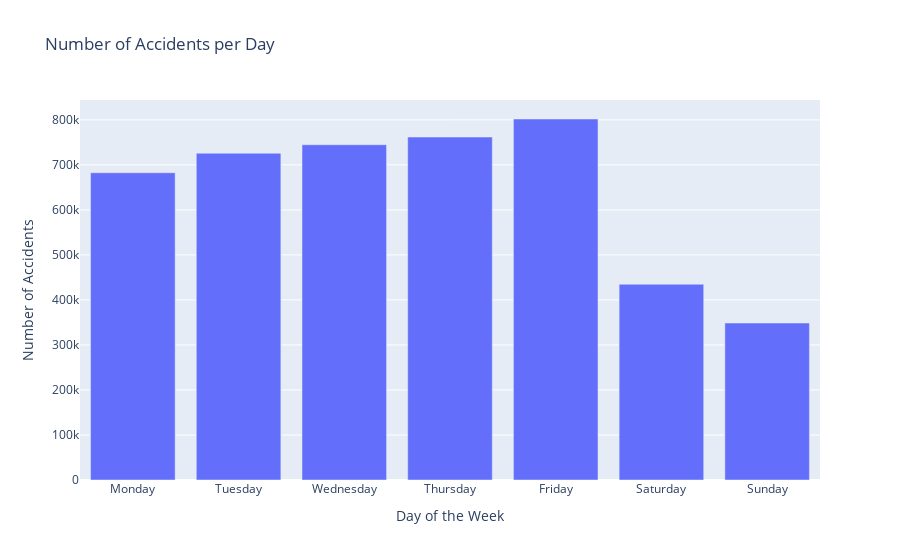

This figure's notebook cell:
### Code cell
SingleBarChart(df_acc, 'Daily', Sampling_Factor).show()

### Figure 1 — Plotly figure (JSON) as saved in the notebook; plotly's stock layout.template omitted (floating-point values rounded to 4 significant figures)
{"data": [{"alignmentgroup": "True", "hovertemplate": "Day of the Week=%{x}<br>Number of Accidents=%{y}<extra></extra>", "legendgroup": "", "marker": {"color": "#636efa", "pattern": {"shape": ""}}, "name": "", "offsetgroup": "", "orientation": "v", "showlegend": false, "textposition": "auto", "type": "bar", "x": ["Monday", "Tuesday", "Wednesday", "Thursday", "Friday", "Saturday", "Sunday"], "xaxis": "x", "y": [682500, 725900, 744700, 761800, 801900, 434800, 348700], "yaxis": "y"}], "layout": {"barmode": "relative", "legend": {"tracegroupgap": 0}, "title": {"text": "Number of Accidents per Day"}, "xaxis": {"anchor": "y", "domain": [0, 1], "title": {"text": "Day of the Week"}}, "yaxis": {"anchor": "x", "domain": [0, 1], "title": {"text": "Number of Accidents"}}}}
